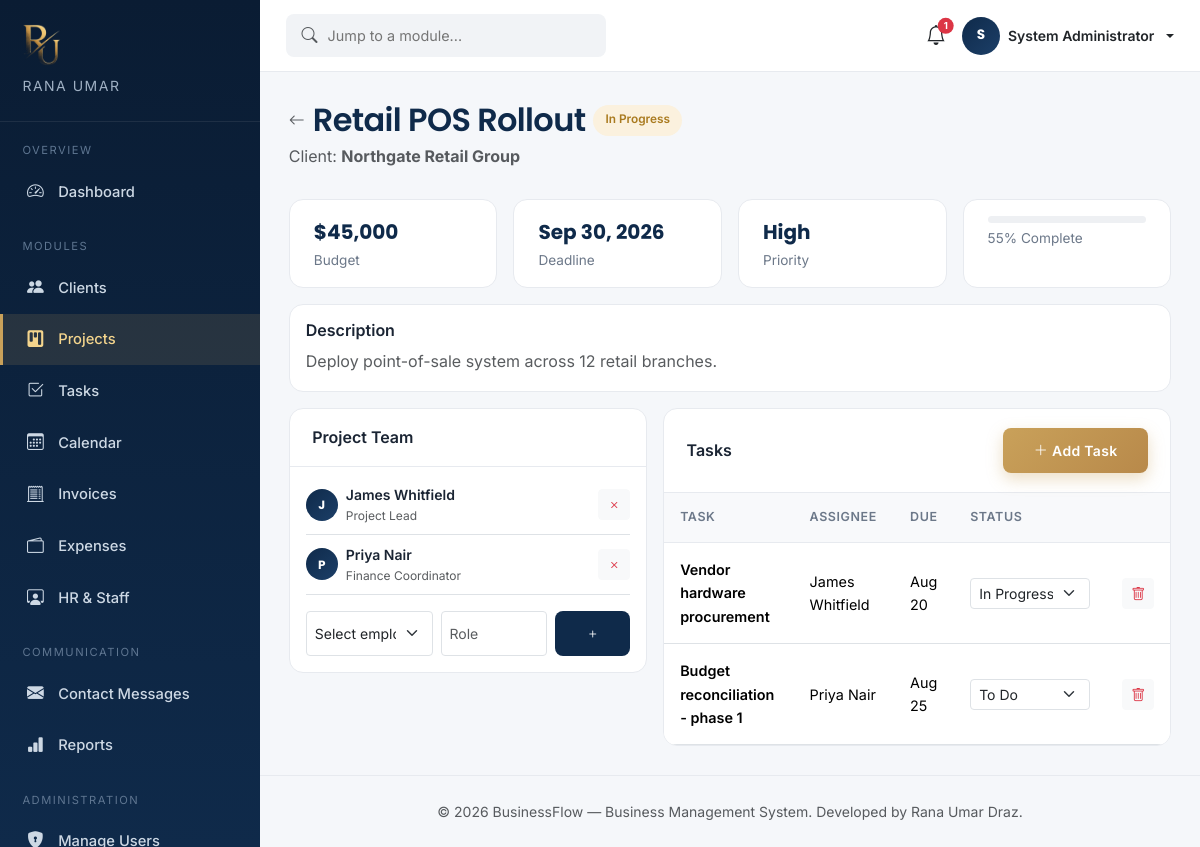
Screenshot of /dashboard/project_view.php?id=1 (signed in) with the database file from the repository.
### tables this page shows
CREATE TABLE IF NOT EXISTS projects (
    id INT AUTO_INCREMENT PRIMARY KEY,
    client_id INT DEFAULT NULL,
    project_name VARCHAR(150) NOT NULL,
    description TEXT DEFAULT NULL,
    budget DECIMAL(12,2) DEFAULT 0.00,
    start_date DATE DEFAULT NULL,
    deadline DATE DEFAULT NULL,
    status ENUM('planned','in_progress','on_hold','completed','cancelled') NOT NULL DEFAULT 'planned',
    priority ENUM('low','medium','high') NOT NULL DEFAULT 'medium',
    progress TINYINT UNSIGNED NOT NULL DEFAULT 0,
    created_by INT DEFAULT NULL,
    created_at DATETIME NOT NULL DEFAULT CURRENT_TIMESTAMP,
    updated_at DATETIME NOT NULL DEFAULT CURRENT_TIMESTAMP ON UPDATE CURRENT_TIMESTAMP,
    FOREIGN KEY (client_id) REFERENCES clients(id) ON DELETE SET NULL,
    FOREIGN KEY (created_by) REFERENCES users(id) ON DELETE SET NULL
);

CREATE TABLE IF NOT EXISTS clients (
    id INT AUTO_INCREMENT PRIMARY KEY,
    company_name VARCHAR(150) NOT NULL,
    contact_person VARCHAR(120) NOT NULL,
    email VARCHAR(150) NOT NULL,
    phone VARCHAR(30) DEFAULT NULL,
    address VARCHAR(255) DEFAULT NULL,
    city VARCHAR(80) DEFAULT NULL,
    country VARCHAR(80) DEFAULT NULL,
    industry VARCHAR(80) DEFAULT NULL,
    status ENUM('lead','active','inactive') NOT NULL DEFAULT 'lead',
    notes TEXT DEFAULT NULL,
    created_by INT DEFAULT NULL,
    created_at DATETIME NOT NULL DEFAULT CURRENT_TIMESTAMP,
    updated_at DATETIME NOT NULL DEFAULT CURRENT_TIMESTAMP ON UPDATE CURRENT_TIMESTAMP,
    FOREIGN KEY (created_by) REFERENCES users(id) ON DELETE SET NULL
);

CREATE TABLE IF NOT EXISTS project_team (
    id INT AUTO_INCREMENT PRIMARY KEY,
    project_id INT NOT NULL,
    employee_id INT NOT NULL,
    role_in_project VARCHAR(80) DEFAULT NULL,
    assigned_at DATETIME NOT NULL DEFAULT CURRENT_TIMESTAMP,
    FOREIGN KEY (project_id) REFERENCES projects(id) ON DELETE CASCADE,
    FOREIGN KEY (employee_id) REFERENCES employees(id) ON DELETE CASCADE,
    UNIQUE KEY unique_assignment (project_id, employee_id)
);

CREATE TABLE IF NOT EXISTS employees (
    id INT AUTO_INCREMENT PRIMARY KEY,
    user_id INT DEFAULT NULL,
    employee_code VARCHAR(20) NOT NULL UNIQUE,
    full_name VARCHAR(120) NOT NULL,
    email VARCHAR(150) NOT NULL UNIQUE,
    phone VARCHAR(30) DEFAULT NULL,
    department VARCHAR(80) NOT NULL,
    designation VARCHAR(80) NOT NULL,
    salary DECIMAL(12,2) DEFAULT 0.00,
    hire_date DATE NOT NULL,
    status ENUM('active','on_leave','terminated') NOT NULL DEFAULT 'active',
    created_at DATETIME NOT NULL DEFAULT CURRENT_TIMESTAMP,
    updated_at DATETIME NOT NULL DEFAULT CURRENT_TIMESTAMP ON UPDATE CURRENT_TIMESTAMP,
    FOREIGN KEY (user_id) REFERENCES users(id) ON DELETE SET NULL
);

CREATE TABLE IF NOT EXISTS tasks (
    id INT AUTO_INCREMENT PRIMARY KEY,
    project_id INT NOT NULL,
    assigned_to INT DEFAULT NULL,
    title VARCHAR(150) NOT NULL,
    description TEXT DEFAULT NULL,
    due_date DATE DEFAULT NULL,
    status ENUM('todo','in_progress','review','done') NOT NULL DEFAULT 'todo',
    priority ENUM('low','medium','high') NOT NULL DEFAULT 'medium',
    created_at DATETIME NOT NULL DEFAULT CURRENT_TIMESTAMP,
    updated_at DATETIME NOT NULL DEFAULT CURRENT_TIMESTAMP ON UPDATE CURRENT_TIMESTAMP,
    FOREIGN KEY (project_id) REFERENCES projects(id) ON DELETE CASCADE,
    FOREIGN KEY (assigned_to) REFERENCES employees(id) ON DELETE SET NULL
);

### config/config.php (called while the page is built, shortened)
<?php
spl_autoload_register(function ($class) {
    $path = __DIR__ . '/../classes/' . $class . '.php';
});

### classes/Database.php (called while the page is built, shortened)
<?php
class Database
{
    private static ?Database $instance = null;
    private PDO $connection;
    private function __construct()
    {
        $dsn = 'mysql:host=' . DB_HOST . ';port=' . DB_PORT . ';dbname=' . DB_NAME . ';charset=' . DB_CHARSET;
        $options = [
            PDO::ATTR_ERRMODE            => PDO::ERRMODE_EXCEPTION,
            PDO::ATTR_DEFAULT_FETCH_MODE => PDO::FETCH_ASSOC,
            PDO::ATTR_EMULATE_PREPARES   => false,
        ];
        try {
            $this->connection = new PDO($dsn, DB_USER, DB_PASS, $options);
        } catch (PDOException $e) {
            if (ini_get('display_errors')) {
                die(
                    '<div style="font-family:sans-serif;max-width:640px;margin:60px auto;'
                    . 'padding:24px;border:1px solid #f1b0b7;background:#fff5f5;border-radius:8px;">'
                    . '<h2 style="color:#c0392b;margin-top:0;">Database connection failed</h2>'
                    . '<p><strong>PDO error:</strong> ' . htmlspecialchars($e->getMessage()) . '</p>'
                    . '<p>Check <code>config/config.php</code> — most commonly this means '
                    . '<code>DB_HOST</code>, <code>DB_PORT</code>, <code>DB_NAME</code>, <code>DB_USER</code> '
                    . 'or <code>DB_PASS</code> don\'t match your local MySQL/MariaDB setup, or the '
                    . 'database service isn\'t running.</p>'
                    . '</div>'
                );
            }
            die('Database connection failed. Please verify your database is running '
                . 'and the credentials in config/config.php are correct.');
        }
    }
    public static function getInstance(): Database
    {
        if (self::$instance === null) {
            self::$instance = new self();
        }
        return self::$instance;
    }
    public function select(string $sql, array $params = []): array
    {
        $stmt = $this->connection->prepare($sql);
        $stmt->execute($params);
        return $stmt->fetchAll();
    }
    public function selectOne(string $sql, array $params = []): ?array
    {
        $stmt = $this->connection->prepare($sql);
        $stmt->execute($params);
        $row = $stmt->fetch();
        return $row === false ? null : $row;
    }
}

### classes/Project.php (called while the page is built, shortened)
<?php
class Project
{
    private Database $db;
    public function __construct()
    {
        $this->db = Database::getInstance();
    }
    public function find(int $id): ?array
    {
        return $this->db->selectOne(
            'SELECT p.*, c.company_name FROM projects p LEFT JOIN clients c ON c.id = p.client_id WHERE p.id = ?',
            [$id]
        );
    }
    public function team(int $projectId): array
    {
        return $this->db->select(
            'SELECT pt.role_in_project, e.id, e.full_name, e.designation
             FROM project_team pt
             JOIN employees e ON e.id = pt.employee_id
             WHERE pt.project_id = ?',
            [$projectId]
        );
    }
    public function tasks(int $projectId): array
    {
        return $this->db->select(
            'SELECT t.*, e.full_name AS assignee_name
             FROM tasks t
             LEFT JOIN employees e ON e.id = t.assigned_to
             WHERE t.project_id = ?
             ORDER BY t.due_date ASC',
            [$projectId]
        );
    }
}

### dashboard/project_view.php (the view, shortened to what this page needs)
<?php
require_once __DIR__ . '/../config/config.php';
$projectModel = new Project();
$canDelete = in_array($_SESSION['role'], ['admin', 'manager'], true);
$id = (int) ($_GET['id'] ?? 0);
$project = $projectModel->find($id);
$team = $projectModel->team($id);
$tasks = $projectModel->tasks($id);
require_once __DIR__ . '/../includes/dash_header.php';
?>
<div class="page-header">
  <div>
    <div class="d-flex align-items-center gap-2 mb-1">
      <a href="projects.php" class="text-muted"><i class="bi bi-arrow-left"></i></a>
      <h2 class="mb-0"><?= htmlspecialchars($project['project_name']) ?></h2>
      <?php $p = $project; include __DIR__ . '/../includes/badge_status.php'; ?>
    </div>
    <p class="text-muted mb-0">Client: <strong><?= htmlspecialchars($project['company_name'] ?? 'No client assigned') ?></strong></p>
  </div>
</div>
<div class="row g-3 mb-3">
  <div class="col-md-3"><div class="stat-card py-3"><div class="stat-value fs-5">$<?= number_format($project['budget'],0) ?></div><div class="stat-label">Budget</div></div></div>
  <div class="col-md-3"><div class="stat-card py-3"><div class="stat-value fs-5"><?= $project['deadline'] ? date('M j, Y', strtotime($project['deadline'])) : '—' ?></div><div class="stat-label">Deadline</div></div></div>
  <div class="col-md-3"><div class="stat-card py-3"><div class="stat-value fs-5 text-capitalize"><?= htmlspecialchars($project['priority']) ?></div><div class="stat-label">Priority</div></div></div>
  <div class="col-md-3">
    <div class="stat-card py-3">
      <div class="progress-bms mb-1"><div class="progress-bar" style="width:<?= (int)$project['progress'] ?>%"></div></div>
      <div class="stat-label"><?= (int)$project['progress'] ?>% Complete</div>
    </div>
  </div>
</div>
<?php if (!empty($project['description'])): ?>
  <div class="data-card mb-3"><div class="p-3"><h6 class="fw-semibold">Description</h6><p class="text-muted mb-0"><?= nl2br(htmlspecialchars($project['description'])) ?></p></div></div>
<?php endif; ?>
<div class="row g-3">
  <div class="col-lg-5">
    <div class="data-card mb-3">
      <div class="data-card-head"><h6 class="mb-0 fw-semibold">Project Team</h6></div>
      <div class="p-3">
        <?php foreach ($team as $t): ?>
          <div class="d-flex align-items-center justify-content-between mb-2 pb-2 border-bottom">
            <div class="d-flex align-items-center gap-2">
              <div class="avatar-sm" style="width:32px;height:32px;font-size:0.75rem;"><?= strtoupper(substr($t['full_name'],0,1)) ?></div>
              <div>
                <div class="small fw-semibold"><?= htmlspecialchars($t['full_name']) ?></div>
                <div class="text-muted" style="font-size:0.75rem;"><?= htmlspecialchars($t['role_in_project'] ?: $t['designation']) ?></div>
              </div>
            </div>
            <?php if ($canDelete): ?>
            <form method="POST" class="confirm-delete" data-label="this team member from the project">
              <button class="btn btn-sm btn-light text-danger"><i class="bi bi-x"></i></button>
            </form>
            <?php endif; ?>
          </div>
        <?php endforeach; ?>
        <form method="POST" class="mt-3 d-flex gap-2">
          <select name="employee_id" class="form-select form-select-sm" required>
            <option value="">Select employee...</option>
          </select>
          <input type="text" name="role_in_project" class="form-control form-control-sm" placeholder="Role" style="max-width:120px;">
          <button class="btn btn-sm btn-navy"><i class="bi bi-plus"></i></button>
        </form>
      </div>
    </div>
  </div>
  <div class="col-lg-7">
    <div class="data-card">
      <div class="data-card-head">
        <h6 class="mb-0 fw-semibold">Tasks</h6>
        <button class="btn btn-sm btn-gold" data-bs-toggle="modal" data-bs-target="#taskModal"><i class="bi bi-plus-lg me-1"></i>Add Task</button>
      </div>
      <div class="table-responsive">
        <table class="table table-bms">
          <thead><tr><th>Task</th><th>Assignee</th><th>Due</th><th>Status</th><th></th></tr></thead>
          <tbody>
          <?php foreach ($tasks as $t): ?>
            <tr>
              <td class="fw-semibold"><?= htmlspecialchars($t['title']) ?></td>
              <td><?= htmlspecialchars($t['assignee_name'] ?? '—') ?></td>
              <td><?= $t['due_date'] ? date('M j', strtotime($t['due_date'])) : '—' ?></td>
              <td>
                <form method="POST" class="d-inline">
                  <select name="status" class="form-select form-select-sm" style="width:120px;" onchange="this.form.submit()">
                    <?php foreach (['todo'=>'To Do','in_progress'=>'In Progress','review'=>'In Review','done'=>'Done'] as $val=>$label): ?>
                      <option value="<?= $val ?>" <?= $t['status']===$val?'selected':'' ?>><?= $label ?></option>
                    <?php endforeach; ?>
                  </select>
                </form>
              </td>
              <td class="text-end">
                <?php if ($canDelete): ?>
                <form method="POST" class="d-inline confirm-delete" data-label="this task">
                  <button class="btn btn-sm btn-light text-danger"><i class="bi bi-trash"></i></button>
                </form>
                <?php endif; ?>
              </td>
            </tr>
          <?php endforeach; ?>
          </tbody>
        </table>
      </div>
    </div>
  </div>
</div>
<?php require_once __DIR__ . '/../includes/dash_footer.php'; ?>

### assets/css/style.css (style rules this page uses)
:root { --navy: #0f2a4a; --navy-dark: #0a1c33; --navy-light: #1c3f68; --gold: #c9a15a; --gold-light: #f4d58d; --gray-50: #f8f9fb; --gray-100: #f1f3f6; --gray-200: #e7eaef; --gray-500: #6c7889; --gray-700: #3b4452; --text-dark: #1a2433; --radius: 14px; --shadow-sm: 0 2px 10px rgba(15, 42, 74, 0.06); --shadow-md: 0 10px 30px rgba(15, 42, 74, 0.10); --shadow-lg: 0 20px 45px rgba(15, 42, 74, 0.16); --transition: all 0.3s cubic-bezier(0.4, 0, 0.2, 1); }
* { box-sizing: border-box; }
body { font-family: 'Inter', -apple-system, BlinkMacSystemFont, 'Segoe UI', sans-serif; color: var(--text-dark); background: #ffffff; line-height: 1.65; -webkit-font-smoothing: antialiased; }
h1, h2, h3, h4, h5, .font-heading { font-family: 'Poppins', 'Inter', sans-serif; font-weight: 600; color: var(--navy); letter-spacing: -0.02em; }
a { text-decoration: none; color: inherit; }
.btn-gold { background: linear-gradient(135deg, var(--gold) 0%, #b8894a 100%); color: #ffffff; border: none; padding: 0.75rem 1.9rem; border-radius: 8px; font-weight: 600; letter-spacing: 0.3px; transition: var(--transition); box-shadow: 0 6px 16px rgba(201, 161, 90, 0.35); }
.btn-navy { background: var(--navy); color: #fff; padding: 0.75rem 1.9rem; border-radius: 8px; font-weight: 600; border: none; transition: var(--transition); }

### assets/css/dashboard.css (style rules this page uses)
:root { --sidebar-w: 260px; }
body.dash-body { background: #f5f7fa; font-family: 'Inter', sans-serif; color: var(--text-dark, #1a2433); }
.page-header { display: flex; justify-content: space-between; align-items: flex-start; flex-wrap: wrap; gap: 1rem; margin-bottom: 1.8rem; }
.page-header h2 { color: #0f2a4a; font-family:'Poppins',sans-serif; font-weight:600; margin-bottom:0.2rem; }
.stat-card { background: #fff; border-radius: 14px; padding: 1.5rem; border: 1px solid #e7eaef; transition: all 0.3s ease; height: 100%; }
.stat-card .stat-value { font-size: 1.7rem; font-weight: 700; font-family: 'Poppins', sans-serif; color: #0f2a4a; }
.stat-card .stat-label { color: #6c7889; font-size: 0.85rem; }
.data-card { background: #fff; border-radius: 14px; border: 1px solid #e7eaef; overflow: hidden; }
.data-card .data-card-head { padding: 1.2rem 1.4rem; border-bottom: 1px solid #e7eaef; display: flex; justify-content: space-between; align-items: center; flex-wrap: wrap; gap: 0.8rem; }
.table-bms { margin-bottom: 0; }
.table-bms thead th { background: #f8f9fb; color: #6c7889; font-size: 0.78rem; text-transform: uppercase; letter-spacing: 0.6px; font-weight: 600; border-bottom: 1px solid #e7eaef; padding: 0.9rem 1rem; white-space: nowrap; }
.table-bms tbody td { padding: 0.9rem 1rem; vertical-align: middle; font-size: 0.9rem; }
.table-bms tbody tr { transition: background 0.15s ease; }
.progress-bms { height: 7px; border-radius: 10px; background: #eef0f3; }
.avatar-sm { width: 38px; height: 38px; border-radius: 50%; background: linear-gradient(135deg,#0f2a4a,#1c3f68); color: #fff; display:flex; align-items:center; justify-content:center; font-weight:700; font-size:0.85rem; font-family:'Poppins',sans-serif; flex-shrink: 0; }

### rows the page displays
projects: project_name "Retail POS Rollout", client.company_name "Northgate Retail Group", budget "45,000", deadline "Sep 30, 2026", priority "High", progress "55", description "Deploy point-of-sale system across 12 retail branches."
project_team: employee.full_name "J", employee.full_name "James Whitfield", role_in_project "Project Lead"
project_team: employee.full_name "P", employee.full_name "Priya Nair", role_in_project "Finance Coordinator"
tasks: title "Vendor hardware procurement", assigned_to.full_name "James Whitfield", due_date "Aug 20", status "In Progress"
tasks: title "Budget reconciliation - phase 1", assigned_to.full_name "Priya Nair", due_date "Aug 25", status "To Do"

### other values shown
$unreadNotifications "1"
substr($_SESSION['full_name'] ?? 'U', 0, 1) "S"
$_SESSION['full_name'] "System Administrator"
$label "In Progress"
DEV_NAME "Rana Umar Draz"
